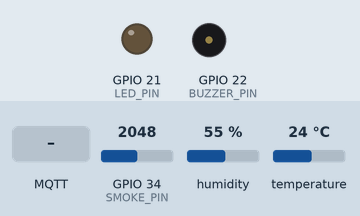
This sketch was run on a simulated ESP32. Shown: output pins drawn as LEDs (lit = HIGH), buzzer (waves = sounding, pin HIGH). Inputs (shaded band) come from the test bench; at power-on: GPIO 34 (SMOKE_PIN) = 2048, humidity 55 %, temperature 24 °C. WiFi joins after 1.5 s; servers stay silent unless stated; no MQTT or app messages arrive unless stated; what the sketch prints to the serial monitor is not drawn.

Above: at 2.7 s.
2.8 s: MQTT message "ALARM_ON" arrives on the first subscribed topic
At 7.7 s:
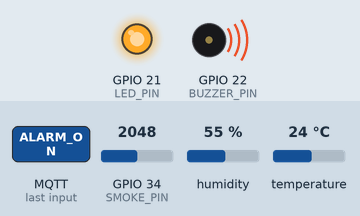
8.0 s: MQTT message "ALARM_OFF" arrives on the first subscribed topic
At 12.6 s:
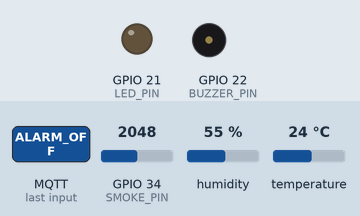
Timing chart, 0 to 14.1 s (numbered marks = the images above; inputs shaded):
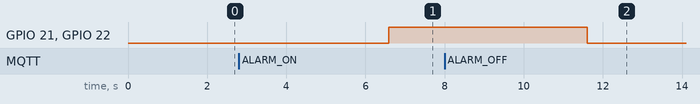

Measured:
- after the input at 2.8 s, GPIO 21 (LED_PIN), GPIO 22 (BUZZER_PIN): LOW → HIGH after 3.8 s
- after the input at 8.0 s, GPIO 21 (LED_PIN), GPIO 22 (BUZZER_PIN): HIGH → LOW after 3.6 s

The sketch:

sketch.ino
```cpp
#include "DHTesp.h"
#include <stdio.h>
#include "freertos/FreeRTOS.h"
#include "driver/gpio.h"
#include <WiFi.h>
#include <PubSubClient.h>

const int DHT_PIN = 15;
const int SMOKE_PIN = 34;
const int LED_PIN = 21;
const int BUZZER_PIN = 22;
bool Alarm = false;

DHTesp dhtSensor;

const char* ssid = "Wokwi-GUEST";
const char* password = "";

const char* mqtt_server = "broker.emqx.io";
const char* mqtt_topic = "IPB/IoT/54448_54944/ponto1";
const char* mqtt_topic_subscribe = "IPB/IoT/54448_54944/ponto1/control";

WiFiClient espClient;
PubSubClient client (espClient);

void callback(char* topic, byte* payload, unsigned int length);

void connectWiFi() {
  WiFi.begin(ssid, password);
  Serial.print("Ligando ao WiFi");
  while (WiFi.status() != WL_CONNECTED) {
    delay(500);
    Serial.print(".");
  }
  Serial.println(" conectado!");
}

void connectMQTT() {
  while (!client.connected()) {
    Serial.print("A ligar ao broker MQTT...");
if (client.connect("ESP32Client-Wokwi")) {
      Serial.println(" conectado!");
      client.subscribe(mqtt_topic_subscribe);
      Serial.print("Subscrito a: ");
      Serial.println(mqtt_topic_subscribe);
    } else {
      Serial.print(" erro, rc=");
      Serial.print(client.state());
      Serial.println(" a tentar novamente...");
      delay(5000);
    }
  }
}

void setup() {
  Serial.begin(115200);
  dhtSensor.setup(DHT_PIN, DHTesp::DHT22);
  pinMode(SMOKE_PIN, INPUT);
  pinMode(LED_PIN, OUTPUT);
  pinMode(BUZZER_PIN, OUTPUT);

  connectWiFi();
  client.setServer(mqtt_server, 1883);
  client.setCallback(callback);
  connectMQTT();
}

void callback(char* topic, byte* payload, unsigned int length){
  Serial.println("Recebi algo no callback MQTT!");

  Serial.print("Mensagem RAW recebida: ");
    for (int i = 0; i < length; i++) {
      Serial.print((char)payload[i]);
    }
    Serial.println();

  Serial.print("Mensagem recebida: ");
  Serial.println(topic);
  String message;
  for(int i = 0; i < length; i++){
    message +=(char)payload[i];
  }
  message.trim();
  Serial.print("Mensagem: ");
  Serial.println(message);

  String topicStr = String(topic);
  if (String(topic) == "IPB/IoT/54448_54944/ponto1/control") {
    if (message.indexOf("ALARM_ON") >= 0) {
      Alarm = true;
    } else if (message.indexOf("ALARM_OFF") >= 0) {
      Alarm = false;
    } else {
      Serial.println(">> Nenhum comando ALARM reconhecido na mensagem.");
    }
  }
}

void loop() {
  if (!client.connected()) {
    connectMQTT();
  }
  client.loop();

  TempAndHumidity data = dhtSensor.getTempAndHumidity();
  int sensorFumo = analogRead(SMOKE_PIN);

  if (Alarm) {
    digitalWrite(LED_PIN, HIGH);
    digitalWrite(BUZZER_PIN, HIGH);
    Serial.println(">> Alarme ativo: LED e buzzer ligados");
  } else {
    digitalWrite(LED_PIN, LOW);
    digitalWrite(BUZZER_PIN, LOW);
    Serial.println(">> Alarme inativo: LED e buzzer desligados");
  }

  String json = "{";
  json += "\"temperatura\":" + String(data.temperature, 2) + ",";
  json += "\"humidade\":" + String(data.humidity, 1) + ",";
  json += "\"gas\":" + String(sensorFumo) + ",";
  json += "\"lat\":41.122,";
  json += "\"lon\":-8.605";
  json += "}";

  // Publicar
  client.publish(mqtt_topic, json.c_str());
  Serial.println("Publicado: " + json);
  delay(5000);
}
```
